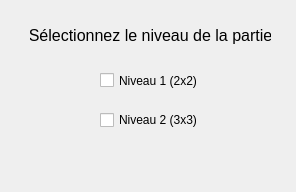
<?xml version="1.0" encoding="UTF-8"?>
<ui version="4.0">
 <class>config</class>
 <widget class="QDialog" name="config">
  <property name="geometry">
   <rect>
    <x>0</x>
    <y>0</y>
    <width>296</width>
    <height>192</height>
   </rect>
  </property>
  <property name="windowTitle">
   <string>Configuration</string>
  </property>
  <widget class="QCheckBox" name="niv1">
   <property name="enabled">
    <bool>true</bool>
   </property>
   <property name="geometry">
    <rect>
     <x>100</x>
     <y>60</y>
     <width>101</width>
     <height>41</height>
    </rect>
   </property>
   <property name="mouseTracking">
    <bool>true</bool>
   </property>
   <property name="text">
    <string>Niveau 1 (2x2)</string>
   </property>
   <property name="checked">
    <bool>false</bool>
   </property>
  </widget>
  <widget class="QCheckBox" name="niv2">
   <property name="geometry">
    <rect>
     <x>100</x>
     <y>110</y>
     <width>101</width>
     <height>20</height>
    </rect>
   </property>
   <property name="text">
    <string>Niveau 2 (3x3)</string>
   </property>
  </widget>
  <widget class="QLabel" name="label">
   <property name="geometry">
    <rect>
     <x>30</x>
     <y>20</y>
     <width>241</width>
     <height>31</height>
    </rect>
   </property>
   <property name="font">
    <font>
     <family>MS Sans Serif</family>
     <pointsize>12</pointsize>
    </font>
   </property>
   <property name="text">
    <string>Sélectionnez le niveau de la partie</string>
   </property>
   <property name="alignment">
    <set>Qt::AlignCenter</set>
   </property>
  </widget>
 </widget>
 <resources/>
 <connections/>
</ui>
